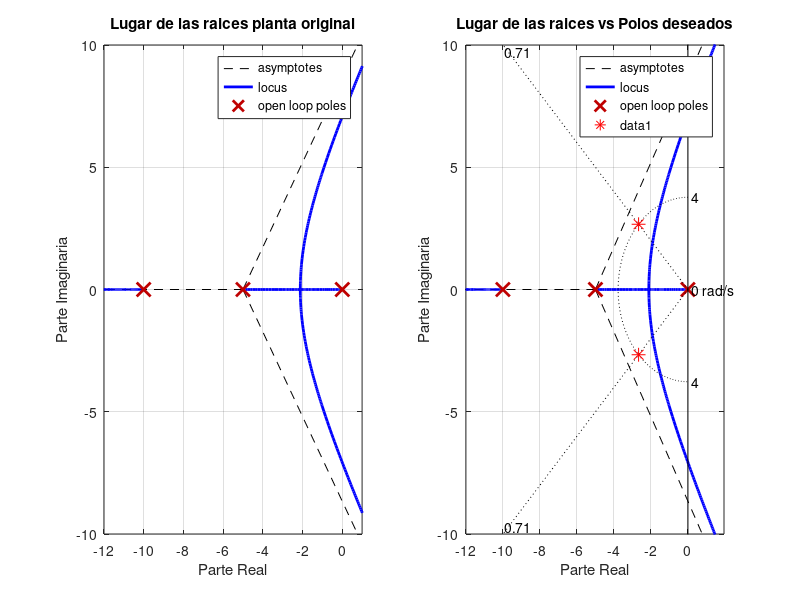

Write MATLAB code to recreate this figure. (Note: this script raises an error after producing the figure.)
%% Limpieza
close all;
clear;
clc;

%% Analisis de la planta
s = tf('s'); 
G = (25)/(s*(s^2+15*s+50));
H = 1;

% Extraemos polos y ceros de la fdt
polos_LA = pole(G*H);
ceros_LA = zero(G*H);

figure('Name','Lugar de las raices.');

% LGR planta original
subplot(1,2,1);
rlocus(G*H);
axis([-12 1 -10 10]);
grid on;
xlabel('Parte Real');
ylabel('Parte Imaginaria')
title('Lugar de las raices planta original');

%% Especificaciones y polos deseados

Mp = 4.33/100;
ts = 1.5;
ess = 0.5;
xi = sqrt((log(Mp)^2)/(pi^2+log(Mp)^2));
Wn = (4)/(xi*ts);

Pd1 = -xi * Wn + 1i * Wn * sqrt(1-xi^2);
Pd2 = -xi * Wn - 1i * Wn * sqrt(1-xi^2);

%% Comprobacion de los polos deseados con el LGR

subplot(1,2,2);
rlocus(G*H);
axis([-12 1 -10 10]);
sgrid(xi,Wn);
xlabel('Parte Real');
ylabel('Parte Imaginaria')
title('Lugar de las raices vs Polos deseados');

% Polos deseados
hold on;
plot(real([Pd1,Pd2]), imag([Pd1, Pd2]), 'r*','MarkerSize',10);
xline(0,'--k','LineWidth',0.5);
hold off;

% Comprobacion metodo del argumento

real_Pd1 = abs(real(Pd1));
imag_Pd1 = abs(imag(Pd1));

real_P1_La = abs(real(polos_LA(1)));
real_P2_La = abs(real(polos_LA(2)));
real_P3_La = abs(real(polos_LA(3)));

theta1 = 180-atan2d(imag_Pd1, real_Pd1);
theta2 = atan2d(imag_Pd1, real_P3_La-real_Pd1);
theta3 = atan2d(imag_Pd1, real_P2_La-real_Pd1);

% Criterio del argumento

critArg = 0-(theta1+theta2+theta3);

% Angulo a aportar por el compensador

alpha = -180-critArg;

fprintf('Angulo a aportar por el compensador: %.4f\n',alpha);
disp('');

%% Diseno compensador
% Metodo de la vertical

% b del compensador
b_adelanto = abs(real(Pd1));

% Angulos
gamma = 90;
betha = 180-gamma-alpha;

h = (imag_Pd1)/(sind(betha));
y = cosd(betha)*h;

% a del compensador

a_adelanto = y + real_Pd1;

G_comp_sin_K = (s+b_adelanto)/(s+a_adelanto);

%% Ajuste de ganancia

% Mediante rlocfind

[K_rlocfind,polos_LC_rlocfind] = rlocfind(G_comp_sin_K*G*H,Pd1);

% Mediante distancias

l1 = sqrt(real_Pd1^2 + imag_Pd1^2);
l2 = imag_Pd1;
l3 = sqrt((a_adelanto-real_Pd1)^2 + imag_Pd1^2);
l4 = sqrt((real_P3_La-real_Pd1)^2 + imag_Pd1^2);
l5 = sqrt((real_P2_La-real_Pd1)^2 + imag_Pd1^2);

K_total_manual = (l1*l3*l4*l5)/(l2);
K_manual = K_total_manual / 25;

%% Comprobacion ESS

% Tipo 1 ess = 1/Kv

KGH = K_rlocfind*G_comp_sin_K*G*H;

Kv = dcgain(s * KGH);

ess_1 = 1/Kv;

if ess_1 <= ess
    disp('El error es menor o igual al deseado en las especificiciones');
else
    disp(['El error es mayor que el deseado, se necesita compensador de ' ...
        'retraso']);
end

%% Diseno compensador de retraso

% Valores 
a_retraso = 0.01;
K_retraso = 1;

Kv_deseado = 1/ess;

b_retraso = (Kv_deseado*a_retraso*a_adelanto*50)/(K_rlocfind*real_Pd1*25);

G_comp_retraso= K_retraso*((s+b_retraso)/(s+a_retraso));


%% Comprobacion ESS

% Tipo 1 ess = 1/Kv

KGH2 = G_comp_retraso*K_rlocfind*G_comp_sin_K*G*H;

Kv2 = dcgain(s * KGH2);

ess_2 = 1/Kv2;

tolerancia = 1e-6; % Margen de tolerancia

if abs(ess_2 - ess) <= tolerancia
    disp('El error es menor o igual al deseado en las especificaciones');
else
    disp(['El error es mayor que el deseado, se necesita compensador de ' ...
        'retraso']);
end


%% Comprobacion del sistema aplciando el(los) compensadores

% Podemos comprobar de 3 formas los resultados
% a) Analisis de polos y ceros
% b) Funcion step()
% c) Mediante simulacion en Simulink

% a) Analisis de polos y ceros

% Utilizamos feedback para crear la fdt en lazo cerrado

fdt_LC = feedback(G_comp_retraso*K_rlocfind*G_comp_sin_K*G,H);

polos_LC = pole(fdt_LC);
ceros_LC = zero(fdt_LC);
disp(polos_LC);
disp(' ');
disp(ceros_LC);
disp(' ');

% b) Funcion step()

figure('Name','Test sistema de control');
step(fdt_LC,'b');
title('Respuesta entrada escalon');
hold on;

% Marcamos lineas de interes en el grafico
axis([0 3 0 1.3]);
plot([0 5],[1+Mp 1+Mp],'r--'); % Maximo sobre impulso premitido
plot([0 5],[1.02 1.02],'g--'); % Margen superior del 2%
plot([0 5],[0.98 0.98],'g--'); % Margen inferior del 2%
plot([ts ts],[0 2],'k--');   % Linea que marca ts

% Variables para la simulacion de simulink

final_escalon = 1;